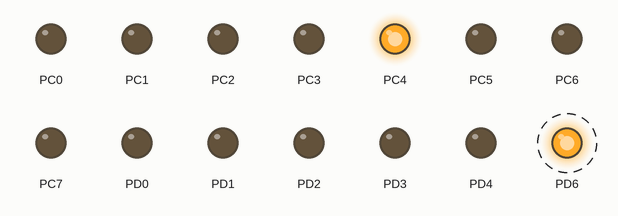
Recording of a program running on a simulated ATmega328P, built with avr-gcc and emulated at 16 MHz. On the bench: output pins drawn as LEDs (lit = HIGH). Dashed ring = blinking.

Above: at 0.1 s.
Timing chart, 0 to 40.0 s (numbered marks = the images above):
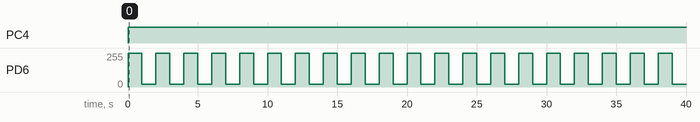

The program:

main.c
```c
#define F_CPU 16000000UL
#include <avr/io.h>
#include <util/delay.h>
int main(void){
	DDRC=0xFF;
	DDRD=0xFF;
	TCCR0B=(1<<CS02); // (clkI/O)/N*256 ;N=256 >> clk = 244.1Hz  (From prescaler)
	TCCR0A=(1<<WGM01|1<<WGM00); // Fast PWM
	//Enable OCR0A Output
	TCCR0A|=(1<<COM0A1);
	TCNT0=0x00;// initialize values
	TIMSK0=0x00;//no interrupt
	TIFR0=(1<<OCF0A);//clear OCR0A flag
	while(1){
		OCR0A=255;//100% duty cycle
		PORTC |= (1<<4);
		PORTC &= ~(1<<5);
		_delay_ms(1000);
		OCR0A=20;     // 7.84% duty cycle
		PORTC |= (1<<4);
		PORTC &= ~(1<<5);
		_delay_ms(1000);

	}
}
```

Measured:
- by itself, PC4: LOW → HIGH at 0.00 s
- by itself, PD6: alternates 255/255 for 1.0 s and 20/255 for 1.0 s
